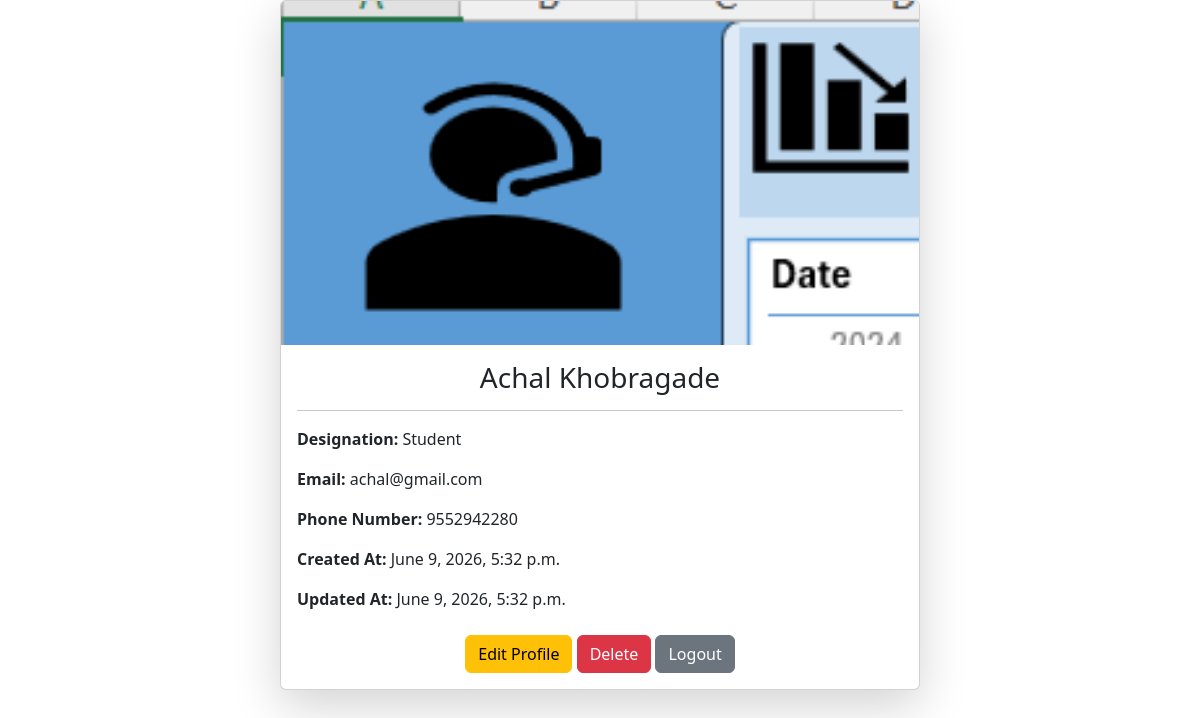
/Employees/4/, run on the app's committed database.
### Employees/models.py (models this page shows, shortened)
class Employee(models.Model):
    first_name = models.CharField(max_length=100)
    last_name = models.CharField(max_length=100)
    photo = models.ImageField(upload_to='images')
    designation = models.CharField(max_length=100)
    email = models.EmailField(max_length=100,unique=True)
    phone_number = models.CharField(max_length=12,blank=True)
    created_at = models.DateTimeField(auto_now_add=True)
    updated_at = models.DateTimeField(auto_now=True)
    password = models.CharField(max_length=100)

### Employees/views.py (the view)
# urls.py: path('<int:pk>/', employee, name='employee_details'),
def employee(request, pk):
    employee = get_object_or_404(Employee, pk=pk)
    return render(
        request,
        'employee.html',
        {'employee': employee}
    )

### TEMPLATES/employee.html (shortened to what this page needs)
{% load static %}
<!DOCTYPE html>
<html>
<head>
    <link href="https://cdn.jsdelivr.net/npm/bootstrap@5.3.8/dist/css/bootstrap.min.css" rel="stylesheet">
</head>
<body>
    <div class="card mx-auto shadow-lg" style="width: 40rem;">
        {% if employee.photo %}
        <img
            src="{{ employee.photo.url }}" class="card-img-top" alt="{{ employee.first_name }}"> {% endif %} <div
            class="card-body">
            <h3 class="card-title text-center">
                 {{ employee.first_name }} {{ employee.last_name }}
                </h3>
            <hr>
            <p> <strong>Designation:</strong> {{ employee.designation }} </p>
            <p> <strong>Email:</strong> {{ employee.email }} </p>
            <p> <strong>Phone Number:</strong> {{ employee.phone_number }} </p>
            <p> <strong>Created At:</strong> {{ employee.created_at }} </p>
            <p> <strong>Updated At:</strong> {{ employee.updated_at }} </p>
            <div class="text-center mt-4"> <a href="{% url 'edit_employee' employee.id %}" class="btn btn-warning"> Edit
                    Profile </a> <a href="{% url 'delete_employee' employee.id %}" class="btn btn-danger"> Delete </a>
                <a href="{% url 'logout' %}" class="btn btn-secondary"> Logout </a> </div>
        </div>
    </div>
</body>
</html>

### data on the page
Employee: photo (picture), first_name "Achal", last_name "Khobragade", designation "Student", email "achal@gmail.com", phone_number "9552942280", created_at "June 9, 2026, 5:32 p.m.", updated_at "June 9, 2026, 5:32 p.m."
